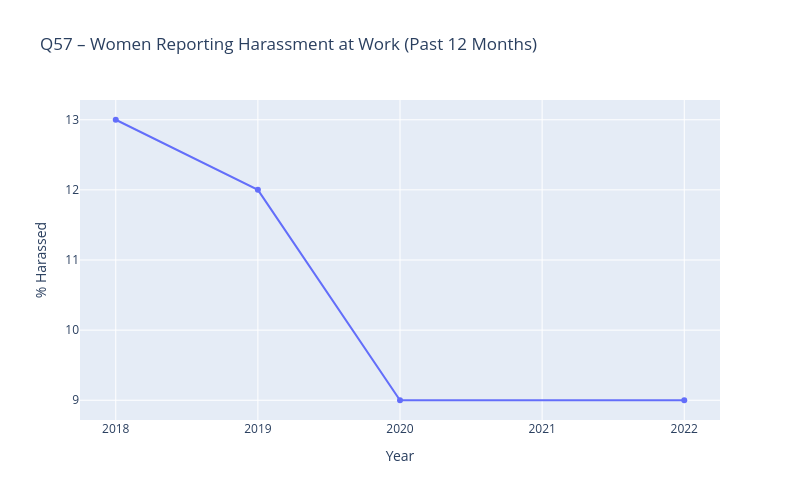

Notebook code cell kept with this figure:
### Code cell
df_q57 = df[
    (df["question"] == "Q57") &
    (df["bycond"] == "Q117 = 2")
].copy()

# Convert columns to numeric
df_q57["harassed_pct"] = pd.to_numeric(df_q57["answer1"], errors="coerce")
df_q57["anscount"] = pd.to_numeric(df_q57["anscount"], errors="coerce")

# Add hover label
df_q57["label"] = (
    "Year: " + df_q57["surveyr"].astype(str) +
    "<br>% Harassed: " + df_q57["harassed_pct"].astype(str) +
    "<br>anscount: " + df_q57["anscount"].astype(str)
)

# Plot
fig = px.line(
    df_q57,
    x="surveyr",
    y="harassed_pct",
    markers=True,
    hover_name="label",
    title="Q57 – Women Reporting Harassment at Work (Past 12 Months)",
    labels={"surveyr": "Year", "harassed_pct": "% Harassed"}
)

fig.update_layout(
    hovermode="x unified",
    xaxis=dict(dtick=1),
    yaxis=dict(title="% Harassed"),
    width=800,
    height=500
)

fig.show()

### Figure 1 — Plotly figure (JSON) as saved in the notebook; plotly's stock layout.template omitted (floating-point values rounded to 4 significant figures)
{"data": [{"hovertemplate": "<b>%{hovertext}</b><br><br>Year=%{x}<br>% Harassed=%{y}<extra></extra>", "hovertext": ["Year: 2022<br>% Harassed: 9<br>anscount: 3485.0", "Year: 2020<br>% Harassed: 9<br>anscount: 3507.0", "Year: 2019<br>% Harassed: 12<br>anscount: 3549.0", "Year: 2018<br>% Harassed: 13<br>anscount: 2823.0"], "legendgroup": "", "line": {"color": "#636efa", "dash": "solid"}, "marker": {"symbol": "circle"}, "mode": "lines+markers", "name": "", "orientation": "v", "showlegend": false, "type": "scatter", "x": [2022, 2020, 2019, 2018], "xaxis": "x", "y": [9, 9, 12, 13], "yaxis": "y"}], "layout": {"height": 500, "hovermode": "x unified", "legend": {"tracegroupgap": 0}, "title": {"text": "Q57 – Women Reporting Harassment at Work (Past 12 Months)"}, "width": 800, "xaxis": {"anchor": "y", "domain": [0, 1], "dtick": 1, "title": {"text": "Year"}}, "yaxis": {"anchor": "x", "domain": [0, 1], "title": {"text": "% Harassed"}}}}
